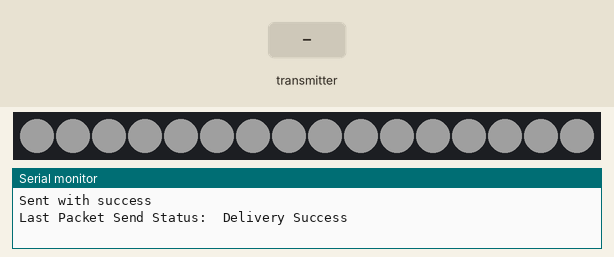
Simulated run of this sketch. Board: ESP32. Shown: 16 RGB LEDs in strip order, left to right, the last lines printed to the serial monitor. The inputs (shaded band) are chosen by the test bench. Dim RGB values are drawn brighter than linear.

Above: at 1.2 s.
1.3 s: the transmitter starts sending RED = 0
At 2.1 s:
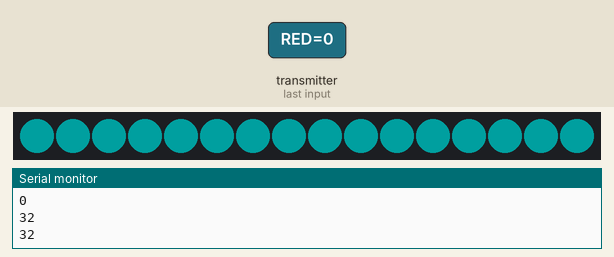
2.8 s: the transmitter starts sending GRN = 64
4.3 s: the transmitter starts sending BLU = 128
5.8 s: the transmitter starts sending RED = 255
At 6.8 s:
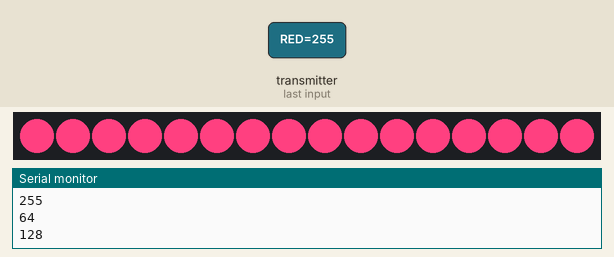
7.3 s: the transmitter starts sending GRN = 128
8.8 s: the transmitter starts sending BLU = 0
At 10.2 s:
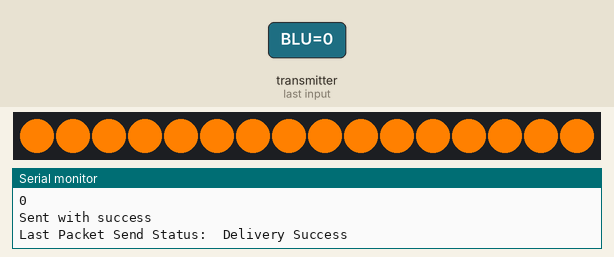
Timing chart, 0 to 11.3 s (numbered marks = the images above; inputs shaded):
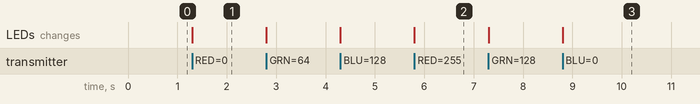

Measured:
- after the input at 1.3 s, the LEDs: change at once (image 1)
- after the input at 5.8 s, the LEDs: change at once (image 2)
- after the input at 8.8 s, the LEDs: change at once (image 3)

The sketch:

ESPNOWFASTLEDresciever.ino.ino
```cpp
// (licence header left out)
#include <FastLED.h>

// How many leds in your strip?
#define NUM_LEDS 16
#define DATA_PIN  4
#define CLOCK_PIN 13

CRGB leds[NUM_LEDS];


#include <esp_now.h>
#include <WiFi.h>

//#include <Wire.h>
////#include <Adafruit_Sensor.h>
//#include <Adafruit_BME280.h>

//#include <Adafruit_GFX.h>
//#include <Adafruit_SSD1306.h>

class BasicTimer16{
    public:
    uint16_t previousTime =0;
    uint16_t interval;

    BasicTimer16(uint16_t setInterval){
        interval = setInterval;
    }

    bool run(uint16_t currentTime){

       if((uint16_t)(currentTime - previousTime) > interval ){

            previousTime = currentTime;


       }else{return false;}
        return true;
    }

};

// Declaration for an SSD1306 display connected to I2C (SDA, SCL pins)


// REPLACE WITH THE MAC Address of your receiver
 //screen esp 80:7D:3A:A5:B0:94  // com 11
//this is esp com 4

// 1A 0x0C,0xB8,0x15,0xF7,0x3E,0x10
// 1B 0x24,0x6F,0x28,0xB2,0x47,0x5C
//1C 0x24,0xD7,0xEB,0x11,0xC8,0x20
//1D 0x24,0xD7,0xEB,0x11,0xAA,0x9C
//1e 0x94,0xB5,0x55,0xF9,0x0F,0xB0
//previous breadboard 0x80, 0x7D, 0x3A, 0xA5, 0xB0, 0x94

uint8_t broadcastAddress[] = {0x0C,0xB8,0x15,0xF7,0x3E,0x10};

//  uint8_t outRED; uint8_t outGRN; uint8_t outBLU;
  uint8_t incomingRED=32; uint8_t incomingGRN=32; uint8_t incomingBLU=32;


typedef struct struct_message {
  uint8_t RED=32; uint8_t GRN=32; uint8_t BLU=32;
} struct_message;

struct_message message;  struct_message incomingReadings;

// Variable to store if sending data was successful
String success;


esp_now_peer_info_t peerInfo;

// Callback when data is sent
void OnDataSent(const uint8_t *mac_addr, esp_now_send_status_t status) {
  Serial.print("\r\nLast Packet Send Status:\t");
  Serial.println(status == ESP_NOW_SEND_SUCCESS ? "Delivery Success" : "Delivery Fail");
  if (status ==0){
    success = "Delivery Success :)";
  } else {
    success = "Delivery Fail :(";
  }
}

// Callback when data is received
void OnDataRecv(const uint8_t * mac, const uint8_t *incomingData, int len) {
  memcpy(&incomingReadings, incomingData, sizeof(incomingReadings));
  Serial.print("Bytes received: ");
  Serial.println(len);
   incomingRED = incomingReadings.RED;  incomingGRN = incomingReadings.GRN; incomingBLU = incomingReadings.BLU;
  Serial.println(incomingRED); Serial.println(incomingGRN);  Serial.println(incomingBLU);


for(uint8_t i=0; i< NUM_LEDS; i++){
   leds[i] = CRGB(incomingRED,incomingGRN,incomingBLU);

}

   FastLED.show();
}

void setup() {
  // Init Serial Monitor
  Serial.begin(115200);
   FastLED.addLeds<WS2812, DATA_PIN, GRB>(leds, NUM_LEDS);  // GRB ordering is typical


  // Set device as a Wi-Fi Station
  WiFi.mode(WIFI_STA);

  // Init ESP-NOW
  if (esp_now_init() != ESP_OK) {
    Serial.println("Error initializing ESP-NOW");
    return;
  }

  // Once ESPNow is successfully Init, we will register for Send CB to
  // get the status of Trasnmitted packet
  esp_now_register_send_cb(OnDataSent);

  // Register peer
  memcpy(peerInfo.peer_addr, broadcastAddress, 6);
  peerInfo.channel = 0;
  peerInfo.encrypt = false;

  // Add peer
  if (esp_now_add_peer(&peerInfo) != ESP_OK){
    Serial.println("Failed to add peer");
    return;
  }
  // Register for a callback function that will be called when data is received
  esp_now_register_recv_cb(OnDataRecv);
}

void loop() {


  // Set values to send
   for(uint8_t i=0; i< NUM_LEDS; i++){
   leds[i] = CRGB(incomingRED,incomingGRN,incomingBLU);

}
    FastLED.show();

  // Send message via ESP-NOW
  esp_err_t result = esp_now_send(broadcastAddress, (uint8_t *) &message, sizeof(message));

  if (result == ESP_OK) {
    Serial.println("Sent with success");

  }
  else {
    Serial.println("Error sending the data");
  }
  delay(10000);
}
```
